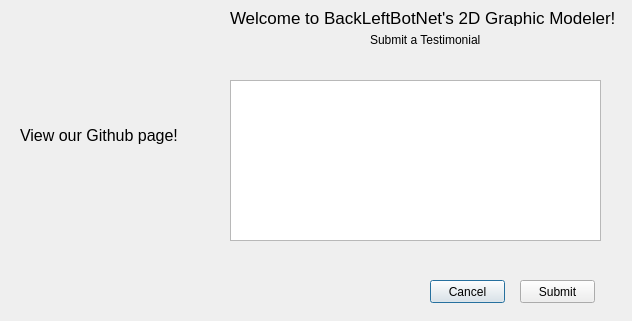
<?xml version="1.0" encoding="UTF-8"?>
<ui version="4.0">
 <class>contactPage</class>
 <widget class="QDialog" name="contactPage">
  <property name="geometry">
   <rect>
    <x>0</x>
    <y>0</y>
    <width>632</width>
    <height>321</height>
   </rect>
  </property>
  <property name="windowTitle">
   <string>Dialog</string>
  </property>
  <widget class="QLabel" name="label">
   <property name="geometry">
    <rect>
     <x>20</x>
     <y>22</y>
     <width>181</width>
     <height>101</height>
    </rect>
   </property>
   <property name="text">
    <string/>
   </property>
  </widget>
  <widget class="QLabel" name="label_2">
   <property name="geometry">
    <rect>
     <x>230</x>
     <y>10</y>
     <width>431</width>
     <height>16</height>
    </rect>
   </property>
   <property name="font">
    <font>
     <pointsize>13</pointsize>
    </font>
   </property>
   <property name="text">
    <string>Welcome to BackLeftBotNet's 2D Graphic Modeler!</string>
   </property>
  </widget>
  <widget class="QTextEdit" name="inputTestimonial">
   <property name="geometry">
    <rect>
     <x>230</x>
     <y>80</y>
     <width>371</width>
     <height>161</height>
    </rect>
   </property>
  </widget>
  <widget class="QLabel" name="label_3">
   <property name="geometry">
    <rect>
     <x>370</x>
     <y>30</y>
     <width>171</width>
     <height>20</height>
    </rect>
   </property>
   <property name="text">
    <string>Submit a Testimonial</string>
   </property>
  </widget>
  <widget class="QLabel" name="label_4">
   <property name="geometry">
    <rect>
     <x>20</x>
     <y>120</y>
     <width>181</width>
     <height>31</height>
    </rect>
   </property>
   <property name="font">
    <font>
     <pointsize>12</pointsize>
    </font>
   </property>
   <property name="text">
    <string>View our Github page!</string>
   </property>
  </widget>
  <widget class="QLabel" name="linkLabel">
   <property name="geometry">
    <rect>
     <x>20</x>
     <y>150</y>
     <width>181</width>
     <height>41</height>
    </rect>
   </property>
   <property name="font">
    <font>
     <pointsize>12</pointsize>
    </font>
   </property>
   <property name="text">
    <string/>
   </property>
  </widget>
  <widget class="QPushButton" name="pushButton_2">
   <property name="geometry">
    <rect>
     <x>430</x>
     <y>280</y>
     <width>75</width>
     <height>23</height>
    </rect>
   </property>
   <property name="text">
    <string>Cancel</string>
   </property>
  </widget>
  <widget class="QPushButton" name="pushButton">
   <property name="geometry">
    <rect>
     <x>520</x>
     <y>280</y>
     <width>75</width>
     <height>23</height>
    </rect>
   </property>
   <property name="text">
    <string>Submit</string>
   </property>
  </widget>
 </widget>
 <resources/>
 <connections>
  <connection>
   <sender>pushButton_2</sender>
   <signal>clicked()</signal>
   <receiver>contactPage</receiver>
   <slot>onCancelClick()</slot>
   <hints>
    <hint type="sourcelabel">
     <x>468</x>
     <y>291</y>
    </hint>
    <hint type="destinationlabel">
     <x>462</x>
     <y>362</y>
    </hint>
   </hints>
  </connection>
  <connection>
   <sender>pushButton</sender>
   <signal>clicked()</signal>
   <receiver>contactPage</receiver>
   <slot>onConfrimClick()</slot>
   <hints>
    <hint type="sourcelabel">
     <x>554</x>
     <y>289</y>
    </hint>
    <hint type="destinationlabel">
     <x>560</x>
     <y>363</y>
    </hint>
   </hints>
  </connection>
 </connections>
 <slots>
  <slot>onCancelClick()</slot>
  <slot>onConfrimClick()</slot>
 </slots>
</ui>
